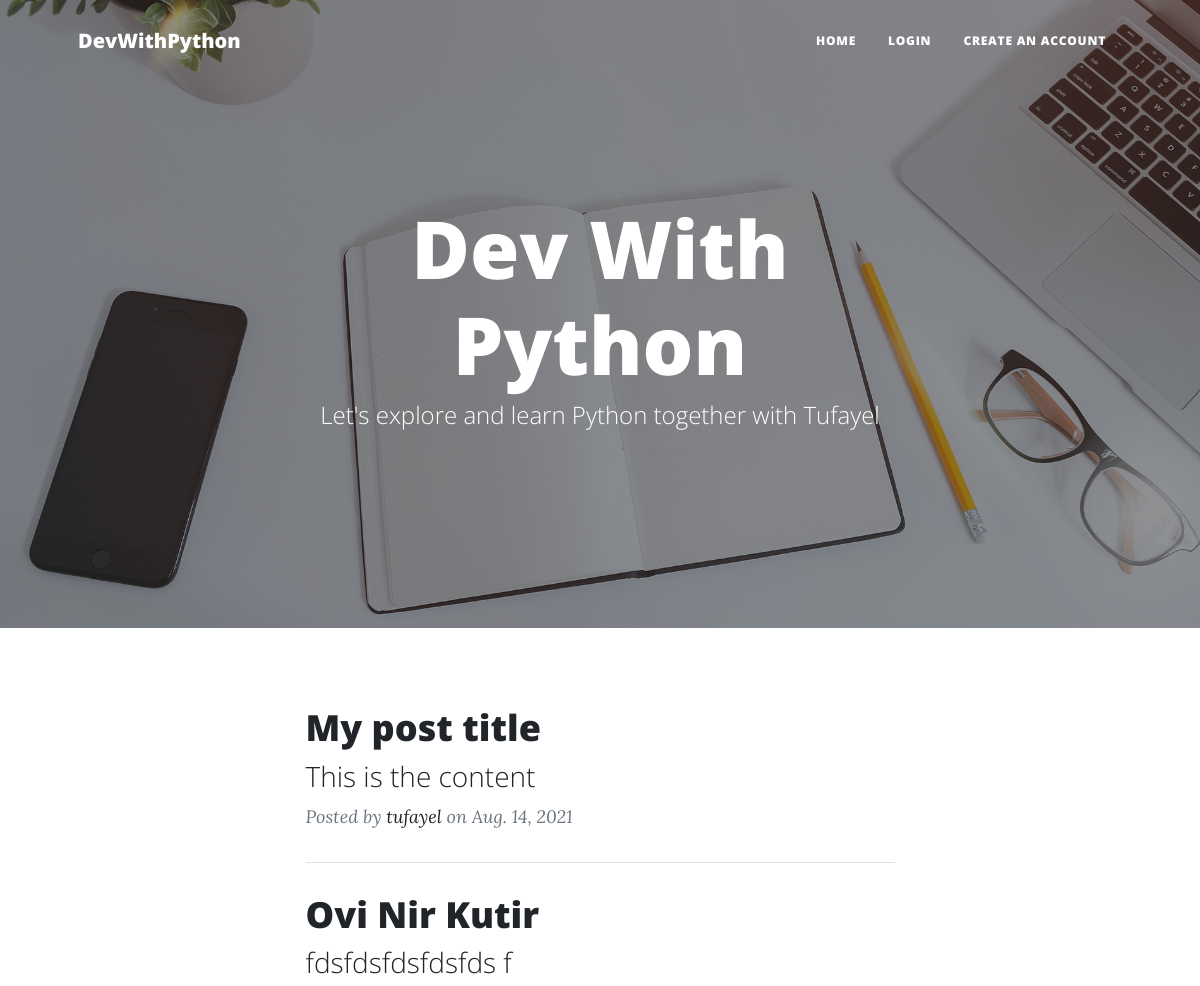
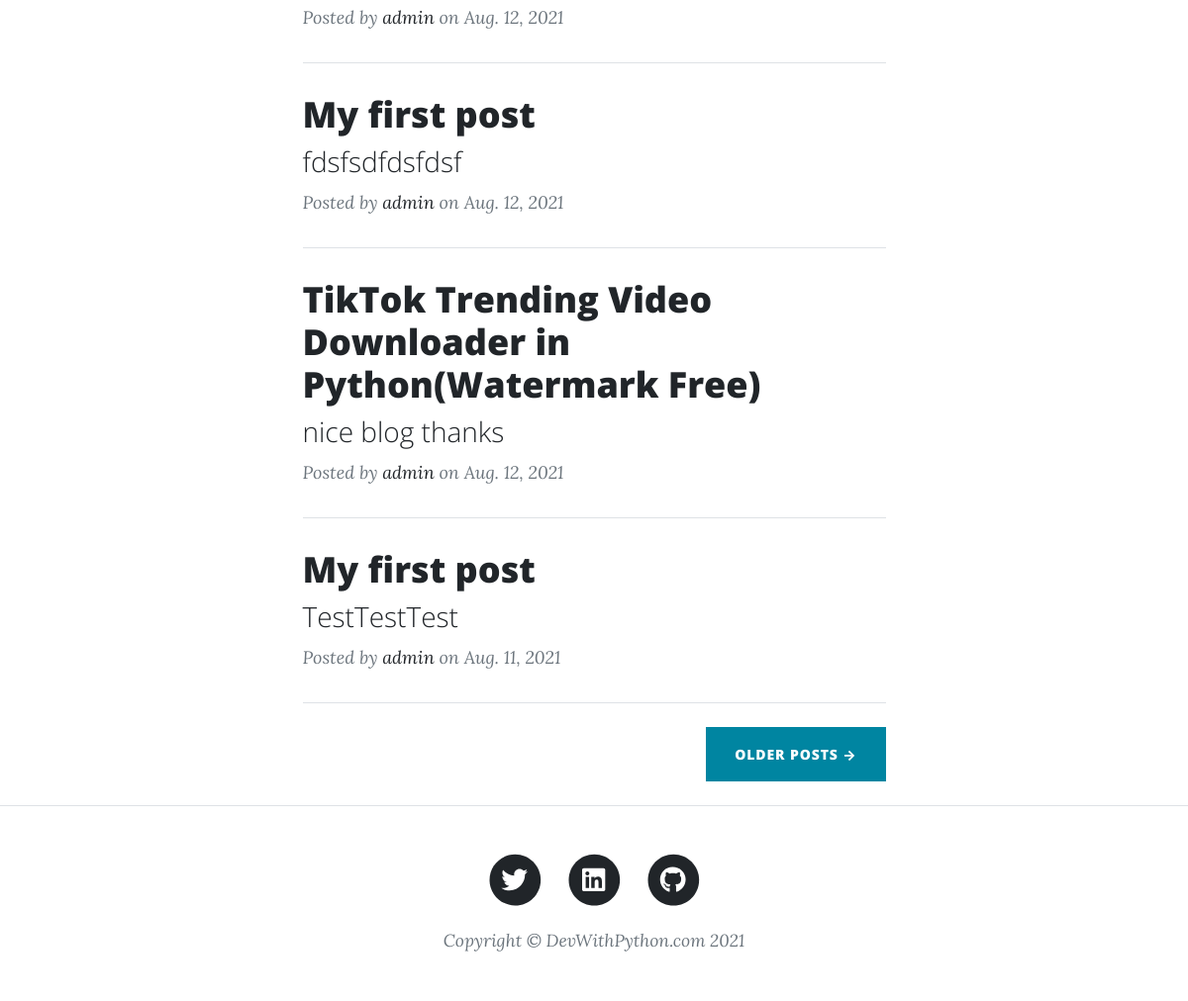
The page / on the database its author committed (2 pictures, top to bottom).
### home/models.py (models this page shows, shortened)
class BlogPost(models.Model):
    blog_slug = models.CharField(max_length=100, default='')
    blog_title = models.CharField(max_length=100)
    blog_text = models.TextField(max_length=1024280)
    blog_owner = models.CharField(max_length=15)
    post_time = models.DateField(default=django.utils.timezone.now)

### home/views.py (the view)
# urls.py: path('', views.index, name='home'),
def index(request):
    all_posts = BlogPost.objects.all()[::-1][:5]
    context = {
        'posts': all_posts
    }
    return render(request, 'index.html', context)

### templates/index.html (shortened to what this page needs)
<!DOCTYPE html>
<html lang="en">
<head>
  <link href="/static/css/styles.css" rel="stylesheet" />
</head>
<body>
  <nav class="navbar navbar-expand-lg navbar-light" id="mainNav">
    <div class="container px-4 px-lg-5">
      <a class="navbar-brand" href="/">DevWithPython</a>
      <div class="collapse navbar-collapse" id="navbarResponsive">
        <ul class="navbar-nav ms-auto py-4 py-lg-0">
          <li class="nav-item">
            <a class="nav-link px-lg-3 py-3 py-lg-4" href="/">Home</a>
          </li>
          {% if request.user.is_anonymous %}
          <li class="nav-item">
            <a class="nav-link px-lg-3 py-3 py-lg-4" href="/login">Login</a>
          </li>
          <li class="nav-item">
            <a class="nav-link px-lg-3 py-3 py-lg-4" href="/signup">Create An Account</a>
          </li>
          {% endif %}
        </ul>
      </div>
    </div>
  </nav>
  <header class="masthead" style="background-image: url('/static/assets/img/home-bg.jpg')">
    <div class="container position-relative px-4 px-lg-5">
      <div class="row gx-4 gx-lg-5 justify-content-center">
        <div class="col-md-10 col-lg-8 col-xl-7">
          <div class="site-heading">
            <h1>Dev With Python</h1>
            <span class="subheading">Let's explore and learn Python together with Tufayel</span>
          </div>
        </div>
      </div>
    </div>
  </header>
  <div class="container px-4 px-lg-5">
    <div class="row gx-4 gx-lg-5 justify-content-center">
      <div class="col-md-10 col-lg-8 col-xl-7">
        {% for post in posts %}
        <div class="post-preview">
          <a href="/{{ post.blog_slug }}">
            <h2 class="post-title">{{ post.blog_title }}</h2>
            <h3 class="post-subtitle">
              {% autoescape on %}
              {{ post.blog_text|truncatechars:50|striptags }}
              {% endautoescape %}
            </h3>
          </a>
          <p class="post-meta">
            Posted by
            <a href="#!">{{ post.blog_owner }}</a>
            on {{ post.post_time }}
          </p>
        </div>
        <hr class="my-4" />
        {% empty %}
        <p>No more blog post is published yet. Keep checking to see posts as soon as they are published</p>
        {% endfor %}
        <div class="d-flex justify-content-end mb-4">
          {% if next_archive_id is None %}
          <a class="btn btn-primary text-uppercase" href="/archive/1">Older Posts →</a>
          {% else %}
          <a class="btn btn-primary text-uppercase" href="/archive/{{ next_archive_id }}">Older Posts →</a>
          {% endif %}
        </div>
      </div>
    </div>
  </div>
  <footer class="border-top">
    <div class="container px-4 px-lg-5">
      <div class="row gx-4 gx-lg-5 justify-content-center">
        <div class="col-md-10 col-lg-8 col-xl-7">
          <ul class="list-inline text-center">
            <li class="list-inline-item">
              <a href="https://twitter.com/cse_tufayel">
                <span class="fa-stack fa-lg">
                  <i class="fas fa-circle fa-stack-2x"></i>
                  <i class="fab fa-twitter fa-stack-1x fa-inverse"></i>
                </span>
              </a>
            </li>
            <li class="list-inline-item">
              <a href="https://www.linkedin.com/in/tufayel-ahmed-cse/">
                <span class="fa-stack fa-lg">
                  <i class="fas fa-circle fa-stack-2x"></i>
                  <i class="fab fa-linkedin fa-stack-1x fa-inverse"></i>
                </span>
              </a>
            </li>
            <li class="list-inline-item">
              <a href="https://github.com/TufayelLUS">
                <span class="fa-stack fa-lg">
                  <i class="fas fa-circle fa-stack-2x"></i>
                  <i class="fab fa-github fa-stack-1x fa-inverse"></i>
                </span>
              </a>
            </li>
          </ul>
          <div class="small text-center text-muted fst-italic">
            Copyright &copy; DevWithPython.com {% now "Y" %}
          </div>
        </div>
      </div>
    </div>
  </footer>
</body>
</html>

### rows shown on the page
BlogPost: blog_title "My post title", blog_text "This is the content", blog_owner "tufayel", post_time "Aug. 14, 2021"
BlogPost: blog_title "Ovi Nir Kutir", blog_text "fdsfdsfdsfdsfds f", blog_owner "admin", post_time "Aug. 12, 2021"
BlogPost: blog_title "My first post", blog_text "fdsfsdfdsfdsf", blog_owner "admin", post_time "Aug. 12, 2021"
BlogPost: blog_title "TikTok Trending Video Downloader in Python(Watermark Free)", blog_text "nice blog thanks", blog_owner "admin", post_time "Aug. 12, 2021"
BlogPost: blog_title "My first post", blog_text "TestTestTest", blog_owner "admin", post_time "Aug. 11, 2021"
